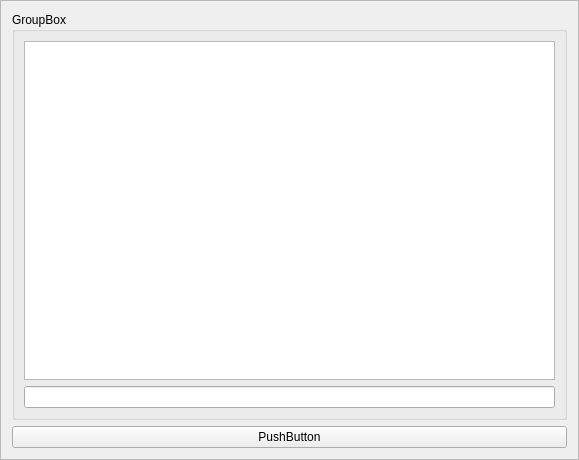
<?xml version="1.0" encoding="UTF-8"?>
<ui version="4.0">
 <class>tree_browser</class>
 <widget class="QFrame" name="tree_browser">
  <property name="geometry">
   <rect>
    <x>0</x>
    <y>0</y>
    <width>579</width>
    <height>460</height>
   </rect>
  </property>
  <property name="windowTitle">
   <string>Frame</string>
  </property>
  <property name="frameShape">
   <enum>QFrame::StyledPanel</enum>
  </property>
  <property name="frameShadow">
   <enum>QFrame::Raised</enum>
  </property>
  <layout class="QVBoxLayout" name="verticalLayout">
   <item>
    <widget class="QGroupBox" name="tree_box">
     <property name="title">
      <string>GroupBox</string>
     </property>
     <layout class="QGridLayout" name="gridLayout">
      <item row="0" column="0">
       <widget class="QTreeView" name="tree"/>
      </item>
      <item row="1" column="0">
       <widget class="QLineEdit" name="filename"/>
      </item>
     </layout>
    </widget>
   </item>
   <item>
    <widget class="QPushButton" name="save_button">
     <property name="text">
      <string>PushButton</string>
     </property>
    </widget>
   </item>
  </layout>
 </widget>
 <resources/>
 <connections/>
</ui>
